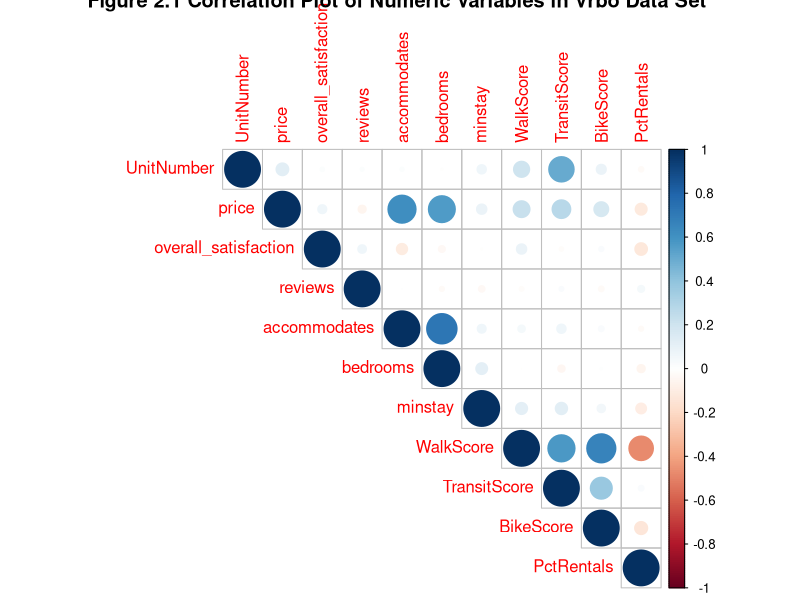

Reproduce this figure in R.
## ---- chunk 1
knitr::opts_chunk$set(echo = TRUE)
## ---- chunk 2
##Here we load the packages needed
library(ggplot2)
library(broom)
library(gridExtra)
library(dplyr)
library(class)
library(tidyverse)
library(gridExtra)
library(leaps)
library(corrplot)
library(RColorBrewer)
library(glmnet)
## ---- chunk 3
vrboData<-read.csv("VRBO.csv")
## ---- chunk 4
glimpse(vrboData)
## ---- chunk 5
# Find out the number of missing values in the vrbo data set
sum(is.na(vrboData))
#Remove rows with missing values 
vrboCleaed<-na.omit(vrboData)
## ---- chunk 6
M<-cor(vrboCleaed[,-c(5,9,10)])
corrplot(M, method= "circle",type = "upper",title="Figure 2.1 Correlation Plot of Numeric Variables in Vrbo Data Set ")
#M
## ---- chunk 7
vrboCleaed$neighborhood <-as.factor(vrboCleaed$neighborhood)
## ---- chunk 8
table(vrboCleaed$neighborhood)
## ---- chunk 9

## ---- chunk 10

## ---- chunk 11

## ---- chunk 12
